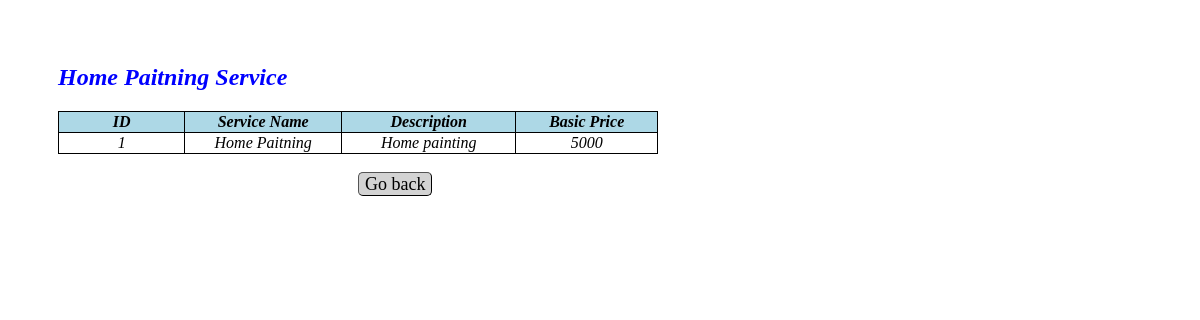
The page /viewservice/1 on the database its author committed.
### app.py (models this page shows)
class Service_Info(db.Model):
    __tablename__="service_info"
    id=db.Column(db.Integer,primary_key=True)
    servicename=db.Column(db.String,nullable=False)
    description=db.Column(db.String,nullable=False)
    baseprice=db.Column(db.Integer,nullable=False)
    time_required=db.Column(db.String,nullable=False)
    service_type=db.Column(db.String,nullable=False)
    city=db.Column(db.String,nullable=False)

### app.py (the view)
@app.route("/viewservice/<int:id>", methods=["GET"])
def view_service(id):
    service = Service_Info.query.filter_by(id=id).first()
    return render_template("view_service.html",service=service)

### templates/view_service.html (shortened to what this page needs)
<!DOCTYPE html>
<html lang="en">
<head>
</head>
<body>
    <br><br>
    <h2>{{service["servicename"]}} Service</h2>
    <table id="service-table">
        <thead>
            <tr>
                <th>ID</th>
                <th>Service Name</th>
                <th>Description</th>
                <th>Basic Price</th>
            </tr>
        <tbody>
            <tr>
                <td>{{service["id"]}}</td>
                <td>{{service["servicename"]}}</td>
                <td>{{service["description"]}}</td>
                <td>{{service["baseprice"]}}</td>
            </tr>
        </tbody>
        </thead>
    </table>
    <a class="button" href="/admindashboard">Go back</a>
</body>
</html>

### templates/view_service.html (style rules this page uses)
table , td { text-align: center; font-style: italic; width:600px; margin-left: 50px; border-radius: 10px; border-color: blue; border: 1px solid black; border-collapse: collapse ; margin-bottom: 20px; }
th { background-color: lightblue; border: 1px solid black; }
h2 { font-style: italic; margin-left: 50px; color: blue; margin-bottom: 20px; }
a.button { padding: 1px 6px; border: 1px outset buttonborder; border-radius: 5px; color: black; background-color: lightgrey; text-decoration: none; font-size:18px }
a { margin-left: 350px; }

### rows shown on the page
Service_Info: servicename "Home Paitning", id "1", description "Home painting", baseprice "5000"
